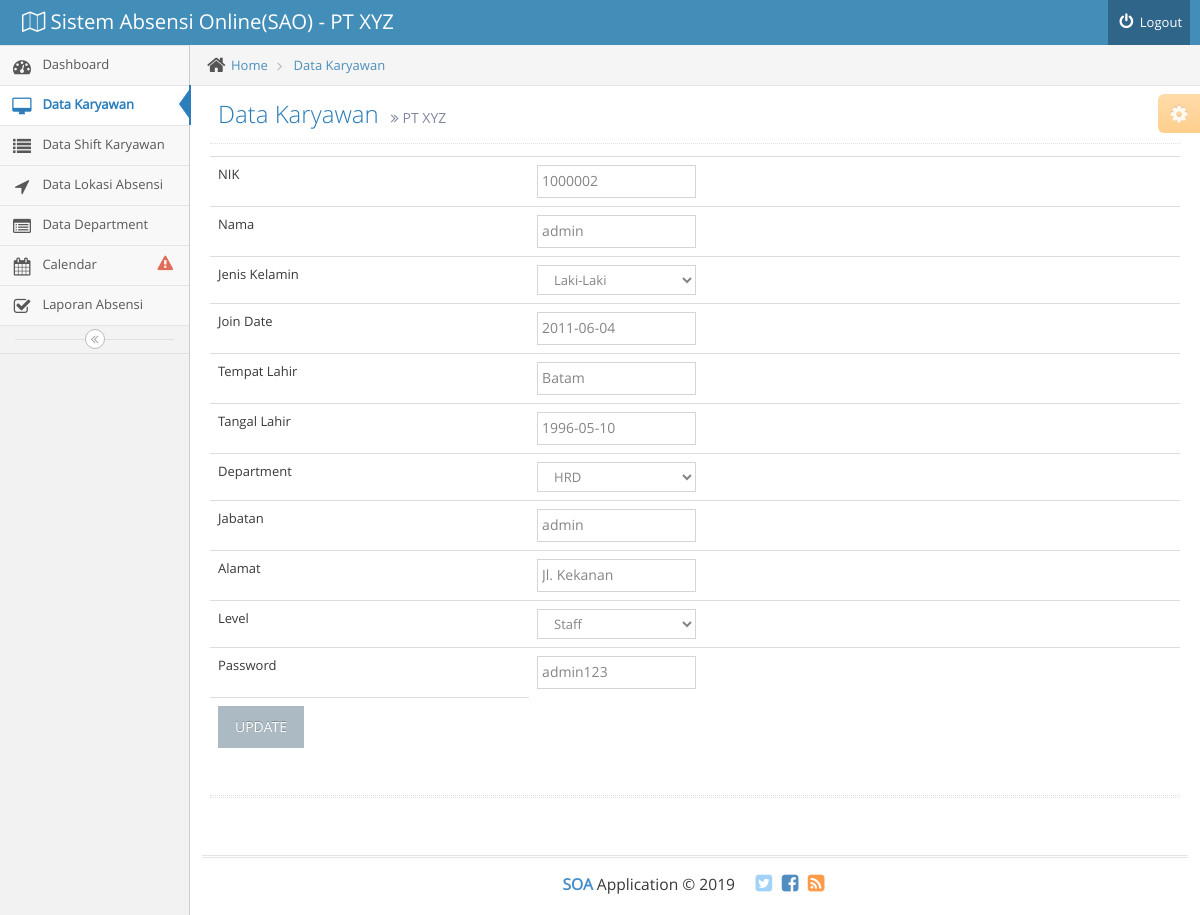
Screenshot of /admin/edit_data_karyawan.php?nik=1000002 (signed in) with the database file from the repository.
### tables this page shows
CREATE TABLE `karyawan` (
  `nik` int(7) NOT NULL,
  `nama` varchar(50) NOT NULL,
  `jenis_kelamin` varchar(50) NOT NULL,
  `join_date` date NOT NULL,
  `tempat_lahir` varchar(50) NOT NULL,
  `tanggal_lahir` date NOT NULL,
  `id_department` int(7) NOT NULL,
  `alamat` varchar(50) NOT NULL,
  `jabatan` varchar(50) NOT NULL,
  `level` varchar(50) NOT NULL,
  `password` varchar(50) NOT NULL
);

### admin/edit_data_karyawan.php (the view, shortened to what this page needs)
<!DOCTYPE html>
<html lang="en">
	<head>
		<link rel="stylesheet" href="../assets/css/bootstrap.min.css" />
		<link rel="stylesheet" href="../assets/font-awesome/4.5.0/css/font-awesome.min.css" />
		<link rel="stylesheet" href="../assets/css/ace.min.css" class="ace-main-stylesheet" id="main-ace-style" />
		<link rel="stylesheet" href="../assets/css/ace-skins.min.css" />
		<link rel="stylesheet" href="../assets/css/ace-rtl.min.css" />
	</head>
	<body class="no-skin">
		<div id="navbar" class="navbar navbar-default          ace-save-state">
			<div class="navbar-container ace-save-state" id="navbar-container">
				<div class="navbar-header pull-left">
					<a href="index.php" class="navbar-brand">
						<small>
							<i class="ace-icon fa fa-map-o"></i>
							Sistem Absensi Online(SAO) - PT XYZ
						</small>
					</a>
				</div>
				<div class="navbar-buttons navbar-header pull-right" role="navigation">
					<ul class="nav ace-nav">
						<li>
							<a href="#">
								<i class="ace-icon fa fa-power-off"></i>
								Logout
							</a>
						</li>
					</ul>
				</div>
			</div>
		</div>
		<div class="main-container ace-save-state" id="main-container">
			<div id="sidebar" class="sidebar                  responsive                    ace-save-state">
				<ul class="nav nav-list">
					<li class="">
						<a href="index.php">
							<i class="menu-icon fa fa-tachometer"></i>
							<span class="menu-text"> Dashboard </span>
						</a>
					</li>
					<li class="active">
						<a href="data_karyawan.php">
							<i class="menu-icon fa fa-desktop"></i>
							<span class="menu-text">
								Data Karyawan
							</span>
						</a>
					<li class="">
						<a href="data_shift_karyawan.php">
							<i class="menu-icon fa fa-list"></i>
							<span class="menu-text"> Data Shift Karyawan </span>
						</a>
					<li class="">
						<a href="data_lokasi_absensi.php">
							<i class="menu-icon fa fa-location-arrow"></i>
							<span class="menu-text"> Data Lokasi Absensi </span>
						</a>
					<li class="">
						<a href="data_department.php">
							<i class="menu-icon fa fa-list-alt"></i>
							<span class="menu-text"> Data Department </span>
						</a>
					</li>
					<li class="">
						<a href="calendar.php">
							<i class="menu-icon fa fa-calendar"></i>
							<span class="menu-text">
								Calendar
								<span class="badge badge-transparent tooltip-error" title="See Important Events">
									<i class="ace-icon fa fa-exclamation-triangle red bigger-130"></i>
								</span>
							</span>
						</a>
					</li>
					<li class="">
						<a href="laporan_absensi.php">
							<i class="menu-icon  fa fa-check-square-o"></i>
							<span class="menu-text">
								Laporan Absensi
							</span>
						</a>
					</li>
				</ul>
				<div class="sidebar-toggle sidebar-collapse" id="sidebar-collapse">
					<i id="sidebar-toggle-icon" class="ace-icon fa fa-angle-double-left ace-save-state" data-icon1="ace-icon fa fa-angle-double-left" data-icon2="ace-icon fa fa-angle-double-right"></i>
				</div>
			</div>
			<div class="main-content">
				<div class="main-content-inner">
					<div class="breadcrumbs ace-save-state" id="breadcrumbs">
						<ul class="breadcrumb">
							<li>
								<i class="ace-icon fa fa-home home-icon"></i>
								<a href="#">Home</a>
							</li>
							<li>
								<a href="#">Data Karyawan</a>
							</li>
						</ul>
					</div>
					<div class="page-content">
						<div class="ace-settings-container" id="ace-settings-container">
							<div class="btn btn-app btn-xs btn-warning ace-settings-btn" id="ace-settings-btn">
								<i class="ace-icon fa fa-cog bigger-130"></i>
							</div>
						</div>
						<div class="page-header">
							<h1>
								Data Karyawan
								<small>
									<i class="ace-icon fa fa-angle-double-right"></i>
									PT XYZ
								</small>
							</h1>
						</div>
						<div class="row">
							<div class="col-xs-12">
								<?php
								include_once("../koneksi.php");
								?>
								<?php
								$nik = $_GET['nik'];
								$result = mysqli_query($koneksi, "SELECT * FROM karyawan LEFT JOIN department ON karyawan.id_department=department.id_department WHERE nik=$nik");
								while($user_data = mysqli_fetch_array($result))
								{
								    $nik = $user_data['nik'];
								    $nama = $user_data['nama'];
										$join_date = $user_data['join_date'];
								    $tempat_lahir = $user_data['tempat_lahir'];
								    $tanggal_lahir = $user_data['tanggal_lahir'];
								    $jabatan = $user_data['jabatan'];
								    $alamat = $user_data['alamat'];
								    $password = $user_data['password'];
								}
								?>
								<form name="update_karyawan" method="post" action="edit_proses.php">
						        <table border:none border-top:none class="table">
						            <tr>
						                <td>NIK</td>
						                <td><input class="col-xs-3" type="text" name="nik" value="<?php echo $nik;?>"></td>
						            </tr>
						            <tr>
						                <td>Nama</td>
						                <td><input class="col-xs-3" type="text" name="nama" value="<?php echo $nama;?>"></td>
						            </tr>
												<tr>
						                <td>Jenis Kelamin</td>
						                <td>
															<select name="jenis_kelamin" class="col-xs-3">
  																<option value="Laki-Laki">Laki-Laki</option>
  														</select>
														</td>
						            </tr>
						            <tr>
						                <td>Join Date</td>
						                <td><input class="col-xs-3" type="text" name="join_date" value="<?php echo $join_date;?>"></td>
						            </tr>
												<tr>
						                <td>Tempat Lahir</td>
						                <td><input class="col-xs-3" type="text" name="tempat_lahir" value="<?php echo $tempat_lahir;?>"></td>
						            </tr>
						            <tr>
						                <td>Tangal Lahir</td>
						                <td><input class="col-xs-3" type="text" name="tanggal_lahir" value="<?php echo $tanggal_lahir;?>"></td>
						            </tr>
						            <tr>
						                <td>Department</td>
						                <td>
															<select class="col-xs-3" name="department" class="col-xs-3">
																	<option value="1">HRD</option>
															</select>
														</td>
						            </tr>
												<tr>
													 <td>Jabatan</td>
													 <td><input class="col-xs-3" type="text" name="jabatan" value="<?php echo $jabatan;?>"></td>
											 </tr>
											 <tr>
													 <td>Alamat</td>
													 <td><input class="col-xs-3" type="text" name="alamat" value="<?php echo $alamat;?>"></td>
											 </tr>
											 <tr>
													 <td>Level</td>
													 <td>
														 <select class="col-xs-3" name="level" class="col-xs-3">
 																<option value="staff">Staff</option>
 														</select>
													 </td>
											 </tr>
											 <tr>
													 <td>Password</td>
													 <td><input class="col-xs-3" type="text" name="password" value="<?php echo $password;?>"></td>
											 </tr>
						            <tr>
						                <td><input type="submit" name="update" value="UPDATE" class="btn btn-secondary"></td>
						            </tr>
						        </table>
						    </form>
								<div class="row">
									<div class="col-xs-12">
									</div>
								</div>
								<div class="hr hr-18 dotted hr-double"></div>
							</div>
						</div>
					</div>
				</div>
			</div>
			<div class="footer">
				<div class="footer-inner">
					<div class="footer-content">
						<span class="bigger-120">
							<span class="blue bolder">SOA</span>
							Application &copy; 2019
						</span>
						<span class="action-buttons">
							<a href="#">
								<i class="ace-icon fa fa-twitter-square light-blue bigger-150"></i>
							</a>
							<a href="#">
								<i class="ace-icon fa fa-facebook-square text-primary bigger-150"></i>
							</a>
							<a href="#">
								<i class="ace-icon fa fa-rss-square orange bigger-150"></i>
							</a>
						</span>
					</div>
				</div>
			</div>
		</div>
	</body>
</html>

### rows the page displays
karyawan: nik "1000002", nama "admin", join_date "2011-06-04", tempat_lahir "Batam", tanggal_lahir "1996-05-10", jabatan "admin", alamat "Jl. Kekanan", password "admin123"
